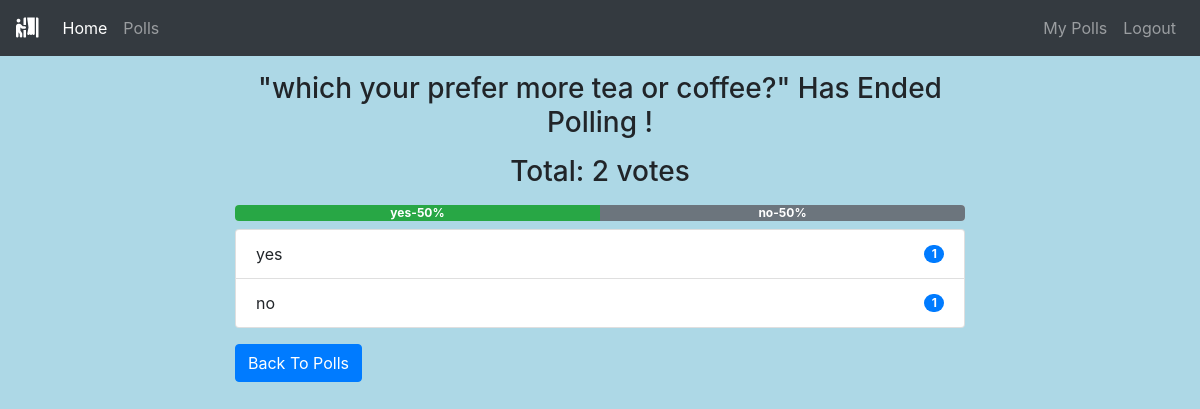
The app's page /polls/1/ (signed in) with its own data.
### polls/models.py (models this page shows, shortened)
class Poll(models.Model):
    owner = models.ForeignKey(User, on_delete=models.CASCADE)
    text = models.TextField()
    pub_date = models.DateTimeField(default=timezone.now)
    active = models.BooleanField(default=True)
    @property
    def get_vote_count(self):
        return self.vote_set.count()
    def get_result_dict(self):
        res = []
        for choice in self.choice_set.all():
            d = {}
            alert_class = ['primary', 'secondary', 'success',
                           'danger', 'dark', 'warning', 'info']
            d['alert_class'] = secrets.choice(alert_class)
            d['text'] = choice.choice_text
            d['num_votes'] = choice.get_vote_count
            if not self.get_vote_count:
                d['percentage'] = 0
            else:
                d['percentage'] = (choice.get_vote_count /
                                   self.get_vote_count)*100
            res.append(d)
        return res

class Choice(models.Model):
    poll = models.ForeignKey(Poll, on_delete=models.CASCADE)
    choice_text = models.CharField(max_length=255)
    @property
    def get_vote_count(self):
        return self.vote_set.count()

### polls/views.py (the view, shortened to what this page needs)
# urls.py: path('<int:poll_id>/', views.poll_detail, name='detail'),
def poll_detail(request, poll_id):
    poll = get_object_or_404(Poll, id=poll_id)
    if not poll.active:
        return render(request, 'polls/poll_result.html', {'poll': poll})

### polls/templates/polls/poll_result.html
{% extends 'base.html' %}
{% block content %}
<div class="container">
    {% if messages %}
    <div class="messages">
        {% for message in messages %}
        <div {% if message.tags %} class="{{ message.tags }}" {% endif %}>{{ message }}
            <button type="button" class="close" data-dismiss="alert" aria-label="Close">
                <span aria-hidden="true">&times;</span>
            </button>
        </div>
        {% endfor %}
    </div>
    {% else %}
    <div class="row">
        <div class="col-md-8 offset-sm-2">
            {% if poll.active %}
            <h3 class="mt-3 mb-3 text-center">Result for: {{ poll.text }}</h3>
            {% else %}
            <h3 class="mt-3 mb-3 text-center">"{{ poll.text }}" Has Ended Polling !</h3>
            {% endif %}
            <h3 class="mb-2 text-center">Total: {{ poll.get_vote_count }} votes</h3>
            <div class="progress mt-3 mb-2">
                {% for choice in poll.get_result_dict %}
                <div class="progress-bar bg-{{ choice.alert_class }}" role="progressbar" style="width: {{ choice.percentage }}%;"
                    aria-valuenow="30" aria-valuemin="0" aria-valuemax="100"><b>
                        {{choice.text|truncatewords:2}}-{{choice.percentage|floatformat}}%</b>
                </div>
                {% endfor %}
            </div>
            <ul class="list-group">
                {% for choice in poll.choice_set.all %}
                <li class="list-group-item d-flex justify-content-between align-items-center">
                    {{ choice.choice_text }}
                    <span class="badge badge-primary badge-pill">{{ choice.get_vote_count }}</span>
                </li>
                {% endfor %}
            </ul>
            {% endif %}
            <a class="btn btn-primary mt-3" href="{% url 'polls:list' %}" role="button">Back To Polls</a>
        </div>
    </div>
</div>
{% endblock content %}

### templates/base.html (style rules this page uses)
body { background-color: lightblue; }

### records on screen
Poll: text "which your prefer more tea or coffee?", get_vote_count "2"
Choice: text "yes", choice_text "yes", get_vote_count "1"
Choice: text "no", choice_text "no", get_vote_count "1"

### other values on screen
{{ choice.percentage|floatformat }} "50" "50"
